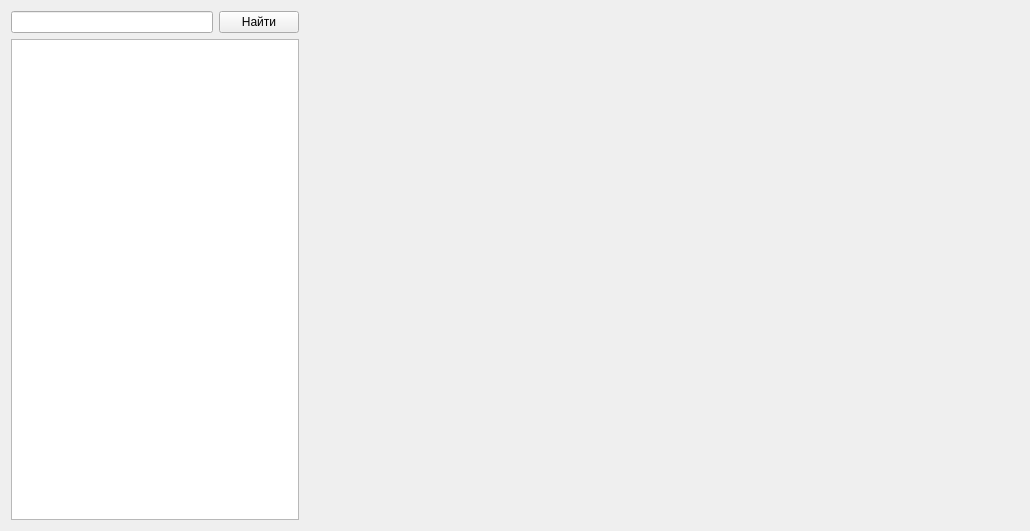
<?xml version="1.0" encoding="UTF-8"?>
<ui version="4.0">
 <class>Form</class>
 <widget class="QWidget" name="Form">
  <property name="geometry">
   <rect>
    <x>0</x>
    <y>0</y>
    <width>1030</width>
    <height>531</height>
   </rect>
  </property>
  <property name="windowTitle">
   <string>Form</string>
  </property>
  <layout class="QHBoxLayout" name="horizontalLayout" stretch="2,5">
   <item>
    <layout class="QVBoxLayout" name="verticalLayout">
     <item>
      <layout class="QHBoxLayout" name="horizontalLayout_3">
       <item>
        <widget class="QLineEdit" name="search_le"/>
       </item>
       <item>
        <widget class="QPushButton" name="search_btn">
         <property name="text">
          <string>Найти</string>
         </property>
        </widget>
       </item>
      </layout>
     </item>
     <item>
      <widget class="QListView" name="employee_list_view"/>
     </item>
    </layout>
   </item>
   <item>
    <layout class="QVBoxLayout" name="verticalLayout_2"/>
   </item>
  </layout>
 </widget>
 <resources/>
 <connections/>
</ui>
